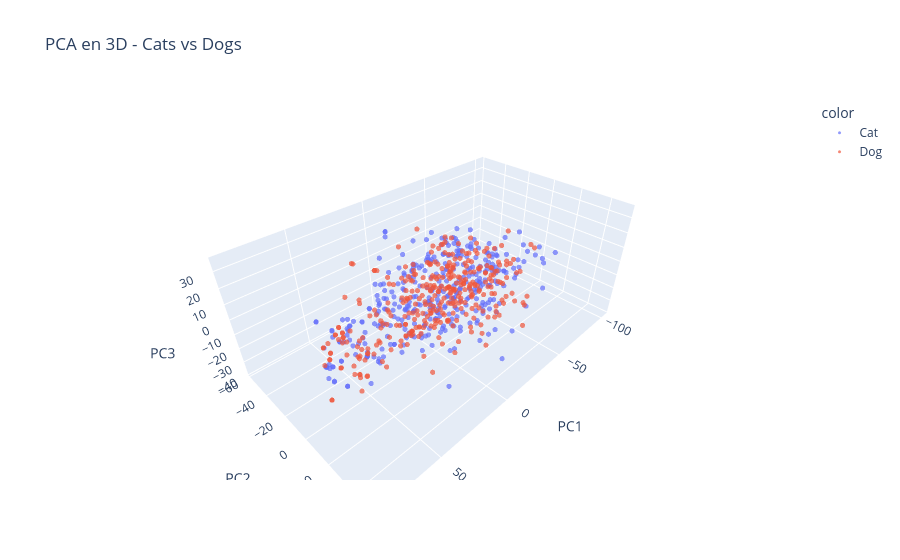

Write notebook code for a chart like this one.
### Markdown cell above
Make the same 3D plot as above.

### Code cell
# TO DO: make a 3D plot of the reduced dataset.
# Visualisation interactive 3D

fig = px.scatter_3d(
    df_pca3,
    x="PC1", y="PC2", z="PC3",
    color=df_pca3["Label"].map({0: "Cat", 1: "Dog"}),
    title="PCA en 3D - Cats vs Dogs",
    opacity=0.7
)



fig.update_traces(marker=dict(size=3))
fig.show()

### Figure 1 — Plotly figure (JSON) as saved in the notebook; plotly's stock layout.template omitted (floating-point values rounded to 4 significant figures; data arrays with more than 128 entries replaced by an {"elided": "..."} marker saying what was removed)
{"data": [{"hovertemplate": "color=Cat<br>PC1=%{x}<br>PC2=%{y}<br>PC3=%{z}<extra></extra>", "legendgroup": "Cat", "marker": {"color": "#636efa", "opacity": 0.7, "size": 3, "symbol": "circle"}, "mode": "markers", "name": "Cat", "scene": "scene", "showlegend": true, "type": "scatter3d", "x": {"elided": "349 float values"}, "y": {"elided": "349 float values"}, "z": {"elided": "349 float values"}}, {"hovertemplate": "color=Dog<br>PC1=%{x}<br>PC2=%{y}<br>PC3=%{z}<extra></extra>", "legendgroup": "Dog", "marker": {"color": "#EF553B", "opacity": 0.7, "size": 3, "symbol": "circle"}, "mode": "markers", "name": "Dog", "scene": "scene", "showlegend": true, "type": "scatter3d", "x": {"elided": "347 float values"}, "y": {"elided": "347 float values"}, "z": {"elided": "347 float values"}}], "layout": {"legend": {"title": {"text": "color"}, "tracegroupgap": 0}, "scene": {"domain": {"x": [0, 1], "y": [0, 1]}, "xaxis": {"title": {"text": "PC1"}}, "yaxis": {"title": {"text": "PC2"}}, "zaxis": {"title": {"text": "PC3"}}}, "title": {"text": "PCA en 3D - Cats vs Dogs"}}}
